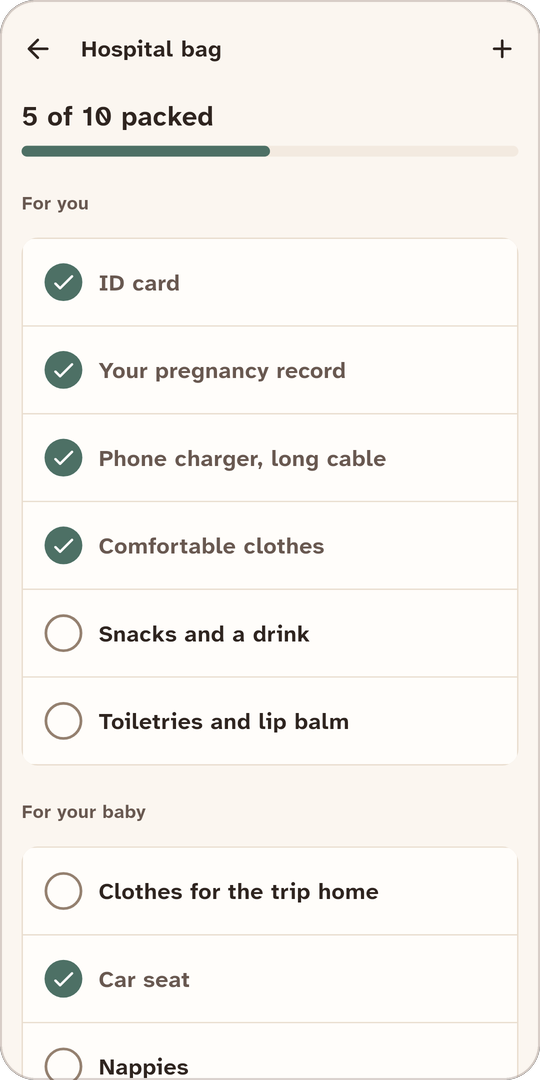
#> input picture docs/images/bag.png, 540 x 1080 px
$ python -i readme_images.py   (imports and definitions only)
#> lines starting #> are read from the running program, lines starting #| are printed output that depends on the picture; after the words box and inside, x2 and y2 are one past the last pixel; in counts of white or black regions, pixels touching at a corner belong together
"""Makes the README screenshots in docs/images from the store screenshots.

  python3 tool/readme_images.py                    # needs Pillow
  python3 tool/readme_images.py tool/screenshots/out/play   # from fresh ones

Each image is a Google Play screenshot at half size with rounded corners and a
thin edge, so it reads well on GitHub's light and dark pages.
"""
import pathlib
import sys

from PIL import Image, ImageDraw

ROOT = pathlib.Path(__file__).resolve().parent.parent
SOURCE = pathlib.Path(sys.argv[1]) if len(sys.argv) > 1 else ROOT / 'docs' / 'store-screenshots' / 'play'
OUT = ROOT / 'docs' / 'images'

# (language, screenshot, file name in docs/images)
SHOTS = [
    ('en', '1_today', 'today'),
    ('en', '2_contractions', 'contractions'),
    ('en', '3_movements', 'movements'),
    ('en', '6_history', 'history'),
    ('en', '4_tools', 'tools'),
    ('en', '5_bag', 'bag'),
    ('en', '7_numbers', 'numbers'),
    ('nb', '1_today', 'today-nb'),
]

WIDTH = 540
RADIUS = 36
EDGE = (120, 100, 90, 70)  # warm grey, partly transparent
SCALE = 4  # draw the corners large, then shrink, for smooth edges


def framed(path):
#> called with path = '../docs/images/bag.png'
    shot = Image.open(path).convert('RGBA')
#> shot is the input picture: PIL image 540x1080 RGBA; mean R, G, B, A 245.4, 242.5, 238.1, 254.5
    height = round(shot.height * WIDTH / shot.width)
#> height = 1080
    shot = shot.resize((WIDTH, height), Image.LANCZOS)

    big = (WIDTH * SCALE, height * SCALE)
#> big = (2160, 4320)
    mask = Image.new('L', big, 0)
#> mask: PIL image 2160x4320 L; every value is 0
    ImageDraw.Draw(mask).rounded_rectangle((0, 0, big[0] - 1, big[1] - 1), RADIUS * SCALE, fill=255)
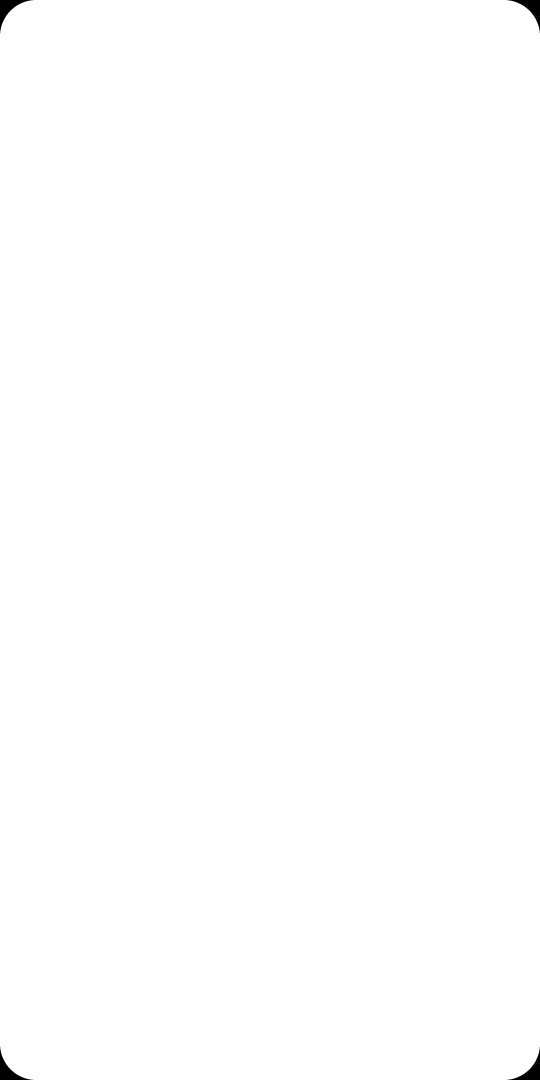
#> mask: PIL image 2160x4320 L (shown at 1/4 size); 99.8% white; 4 black regions, box (x1, y1, x2, y2) and area: (0, 0, 133, 133) 4498, (2027, 0, 2160, 133) 4498, (0, 4187, 133, 4320) 4498, (2027, 4187, 2160, 4320) 4498
    mask = mask.resize((WIDTH, height), Image.LANCZOS)
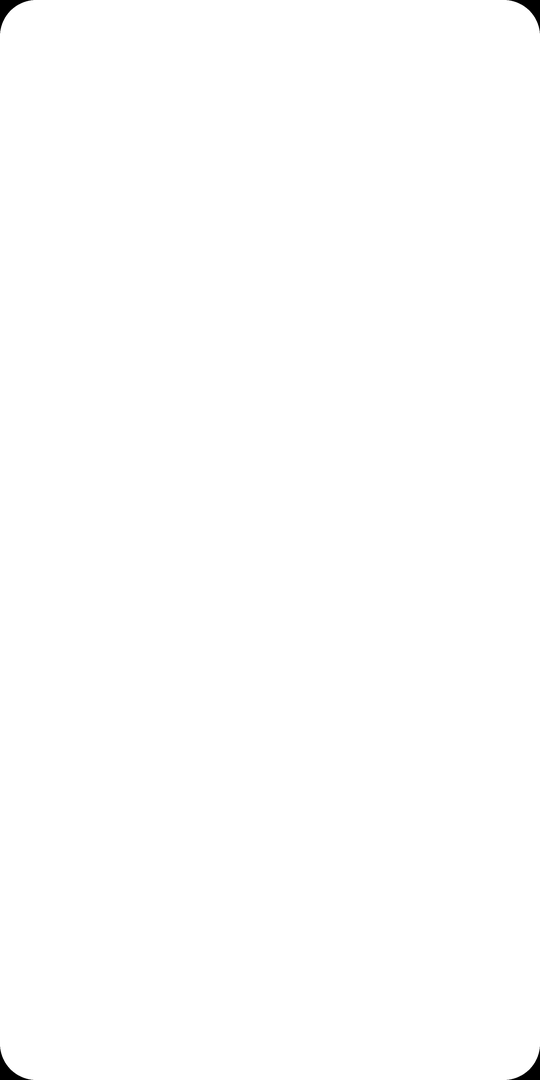
#> mask: PIL image 540x1080 L; min 0, max 255, mean 254.5

    edge = Image.new('RGBA', big, (0, 0, 0, 0))
#> edge: PIL image 2160x4320 RGBA; every value is 0
    ImageDraw.Draw(edge).rounded_rectangle((0, 0, big[0] - 1, big[1] - 1), RADIUS * SCALE, outline=EDGE, width=2 * SCALE)
    edge = edge.resize((WIDTH, height), Image.LANCZOS)
#> edge: PIL image 540x1080 RGBA

    out = Image.new('RGBA', (WIDTH, height), (0, 0, 0, 0))
#> out: PIL image 540x1080 RGBA; every value is 0
    out.paste(shot, (0, 0), mask)
    return Image.alpha_composite(out, edge)


def main():
    OUT.mkdir(parents=True, exist_ok=True)
    for lang, name, target in SHOTS:
        src = SOURCE / lang / f'{name}.png'
        if not src.exists():
            sys.exit(f'Missing {src}. Make the store screenshots first.')
        framed(src).save(OUT / f'{target}.png', optimize=True)
        print(f'docs/images/{target}.png')


# [2 lines not run here, left out]

>>> result = framed('../docs/images/bag.png')
